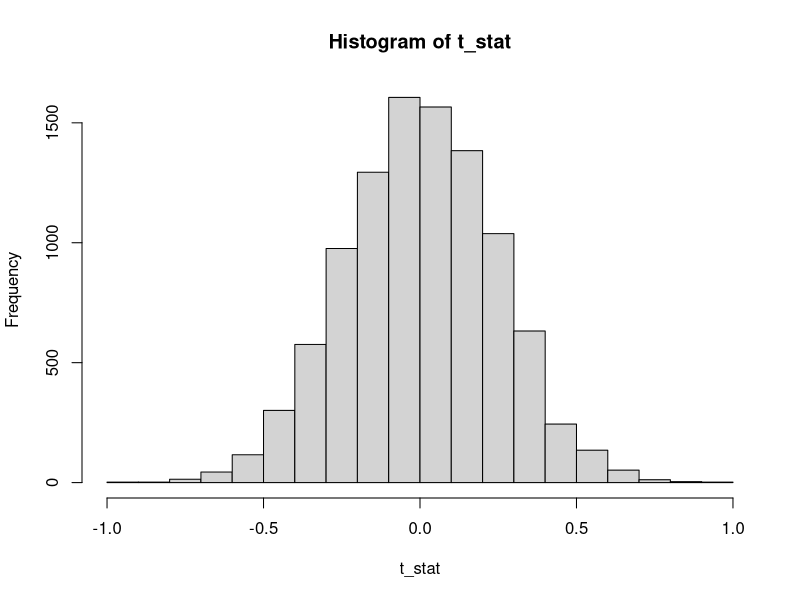
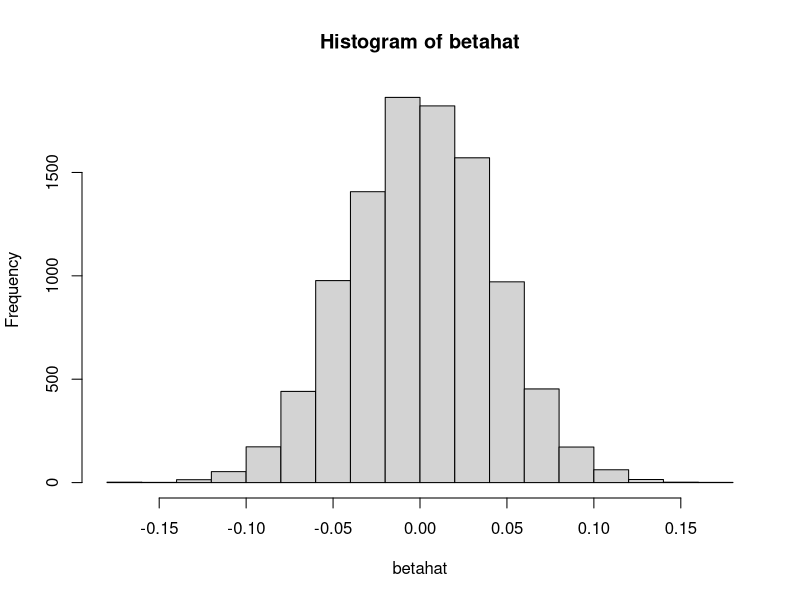
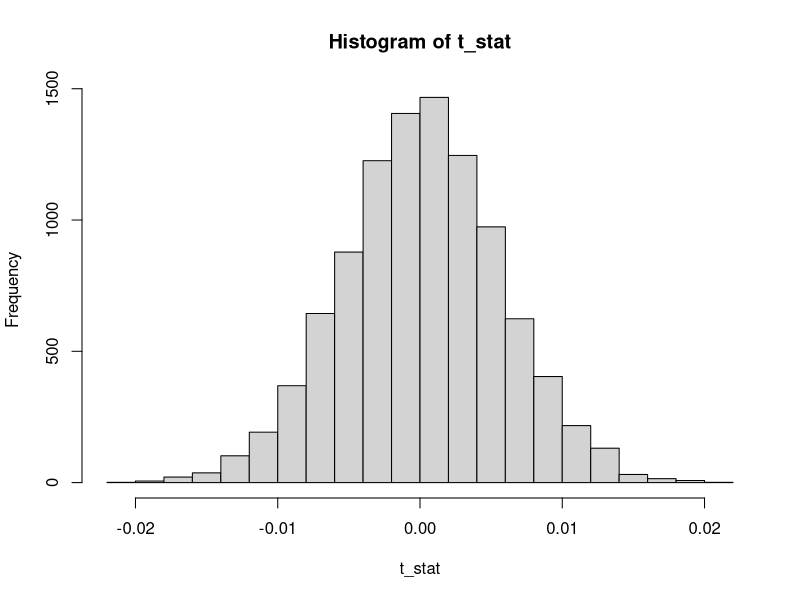
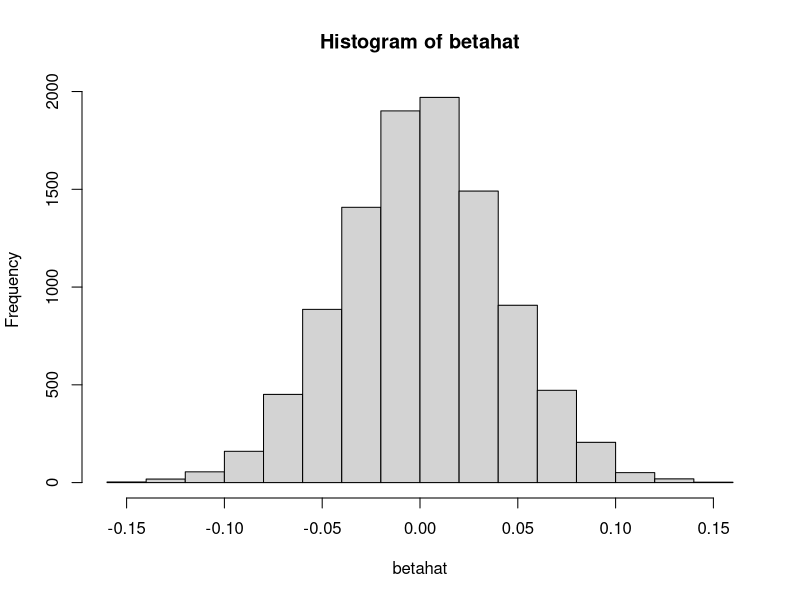

The R script that drew these images, in order:
##Q3 1
N=10000
betahat = rep(0,N)
a = rep(0,N)
for (i in 1:N){
  r1= rnorm(600,0.006,0.05)
  r2 = rnorm(600,0.006,0.05) 
  betahat[i] = coefficients(lm(r1~r2))[2]
  a[i] = coefficients(lm(r1~r2))[1]
}
u = mean(betahat)
std = sd(betahat)
rhat <- r2 * betahat+a # fitted values
ehat <- r1 - rhat
n <- length(r1)
k <- 1
xxi <- solve(crossprod(r2))
s2 <- (1/(n-k)) * t(ehat) %*% ehat
s2 <- as.vector(s2)
V0 <- s2*xxi
s_beta <- sqrt(diag(V0))
t_stat = (betahat - 0)/s_beta
hist(t_stat)
hist(betahat)

##Q3 2
N=10000
betahat = rep(0,N)
a = rep(0,N)
for (i in 1:N){
  p1 = rep(0,600)
  p2 = rep(0,600)
  r1 = rnorm(599,0.006,0.05)
  r2 = rnorm(599,0.006,0.05)
  for (t in 1:599){
    p1[t+1] = p1[t]+r1[t]
    p2[t+1] = p2[t] +r2[t]
  }
  betahat[i] = coefficients(lm(r1~r2))[2]
  a[i] = coefficients(lm(r1~r2))[1]
}
u = mean(betahat)
std = sd(betahat)
phat <- p2* betahat+a # fitted values
ehat <- p1 - phat
n <- length(p1)
k <- 1
xxi <- solve(crossprod(r2))
s2 <- (1/(n-k)) * t(ehat) %*% ehat
s2 <- as.vector(s2)
V0 <- s2*xxi
s_beta <- sqrt(diag(V0))
t_stat = (betahat - 0)/s_beta
hist(t_stat)
hist(betahat)
